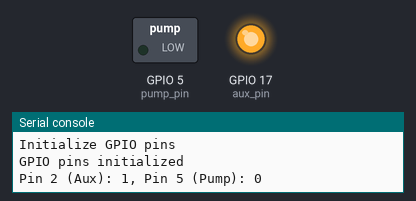
Simulated run of this program. Board: ESP32 board running MicroPython. On the bench: switched loads named in the program (green lamp = pin HIGH), output pins drawn as LEDs (lit = HIGH), the last lines printed to the serial console.

Above: at 3.0 s.
At 5.0 s:
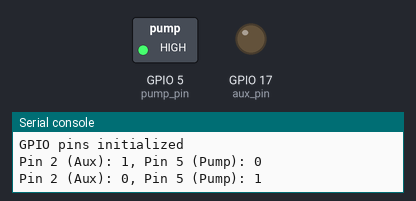
Timing chart, 0 to 7.2 s (numbered marks = the images above):
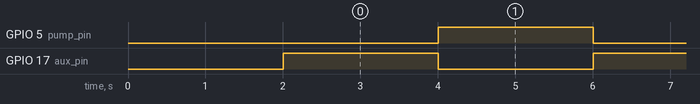

The program:

main.py
```python
from machine import Pin
from time import sleep

print("Initialize GPIO pins")

pump_pin = Pin(5, Pin.OUT)
aux_pin = Pin(17, Pin.OUT)
pump_pin.value(0)  # Default to OFF
aux_pin.value(0)

print("GPIO pins initialized")

# Integrate this function into your main loop
while True:
    pump_pin.value(0)
    aux_pin.value(1)
    print(f"Pin 2 (Aux): {aux_pin.value()}, Pin 5 (Pump): {pump_pin.value()}")
    sleep(2)

    pump_pin.value(1)
    aux_pin.value(0)
    print(f"Pin 2 (Aux): {aux_pin.value()}, Pin 5 (Pump): {pump_pin.value()}")
    sleep(2)
```

boot.py
```python
import machine
import time

# Add a delay to prevent bootlooping
time.sleep(2)  # 2-second delay
print("Starting main program...")
```

Measured:
- by itself, GPIO 5 (pump_pin), GPIO 17 (aux_pin): alternates HIGH for 2.0 s and LOW for 2.0 s
